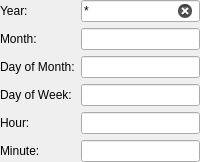
<?xml version="1.0" encoding="UTF-8"?>
<ui version="4.0">
 <class>CronForm</class>
 <widget class="QWidget" name="CronForm">
  <property name="geometry">
   <rect>
    <x>0</x>
    <y>0</y>
    <width>200</width>
    <height>150</height>
   </rect>
  </property>
  <property name="windowTitle">
   <string>Form</string>
  </property>
  <layout class="QGridLayout" name="gridLayout">
   <property name="leftMargin">
    <number>0</number>
   </property>
   <property name="topMargin">
    <number>0</number>
   </property>
   <property name="rightMargin">
    <number>0</number>
   </property>
   <property name="bottomMargin">
    <number>0</number>
   </property>
   <item row="1" column="1">
    <widget class="QLineEdit" name="mMonth"/>
   </item>
   <item row="1" column="0">
    <widget class="QLabel" name="label_3">
     <property name="text">
      <string>Month:</string>
     </property>
    </widget>
   </item>
   <item row="2" column="1">
    <widget class="QLineEdit" name="mDayOfMonth"/>
   </item>
   <item row="4" column="0">
    <widget class="QLabel" name="label_5">
     <property name="text">
      <string>Hour:</string>
     </property>
    </widget>
   </item>
   <item row="2" column="0">
    <widget class="QLabel" name="label_4">
     <property name="text">
      <string>Day of Month:</string>
     </property>
    </widget>
   </item>
   <item row="4" column="1">
    <widget class="QLineEdit" name="mHour"/>
   </item>
   <item row="0" column="0">
    <widget class="QLabel" name="label">
     <property name="text">
      <string>Year:</string>
     </property>
    </widget>
   </item>
   <item row="3" column="0">
    <widget class="QLabel" name="label_2">
     <property name="text">
      <string>Day of Week:</string>
     </property>
    </widget>
   </item>
   <item row="3" column="1">
    <widget class="QLineEdit" name="mDayOfWeek"/>
   </item>
   <item row="0" column="1">
    <widget class="QLineEdit" name="mYear">
     <property name="text">
      <string notr="true">*</string>
     </property>
     <property name="clearButtonEnabled">
      <bool>true</bool>
     </property>
    </widget>
   </item>
   <item row="5" column="0">
    <widget class="QLabel" name="label_6">
     <property name="text">
      <string>Minute:</string>
     </property>
    </widget>
   </item>
   <item row="5" column="1">
    <widget class="QLineEdit" name="mMinute"/>
   </item>
  </layout>
 </widget>
 <resources/>
 <connections/>
</ui>
